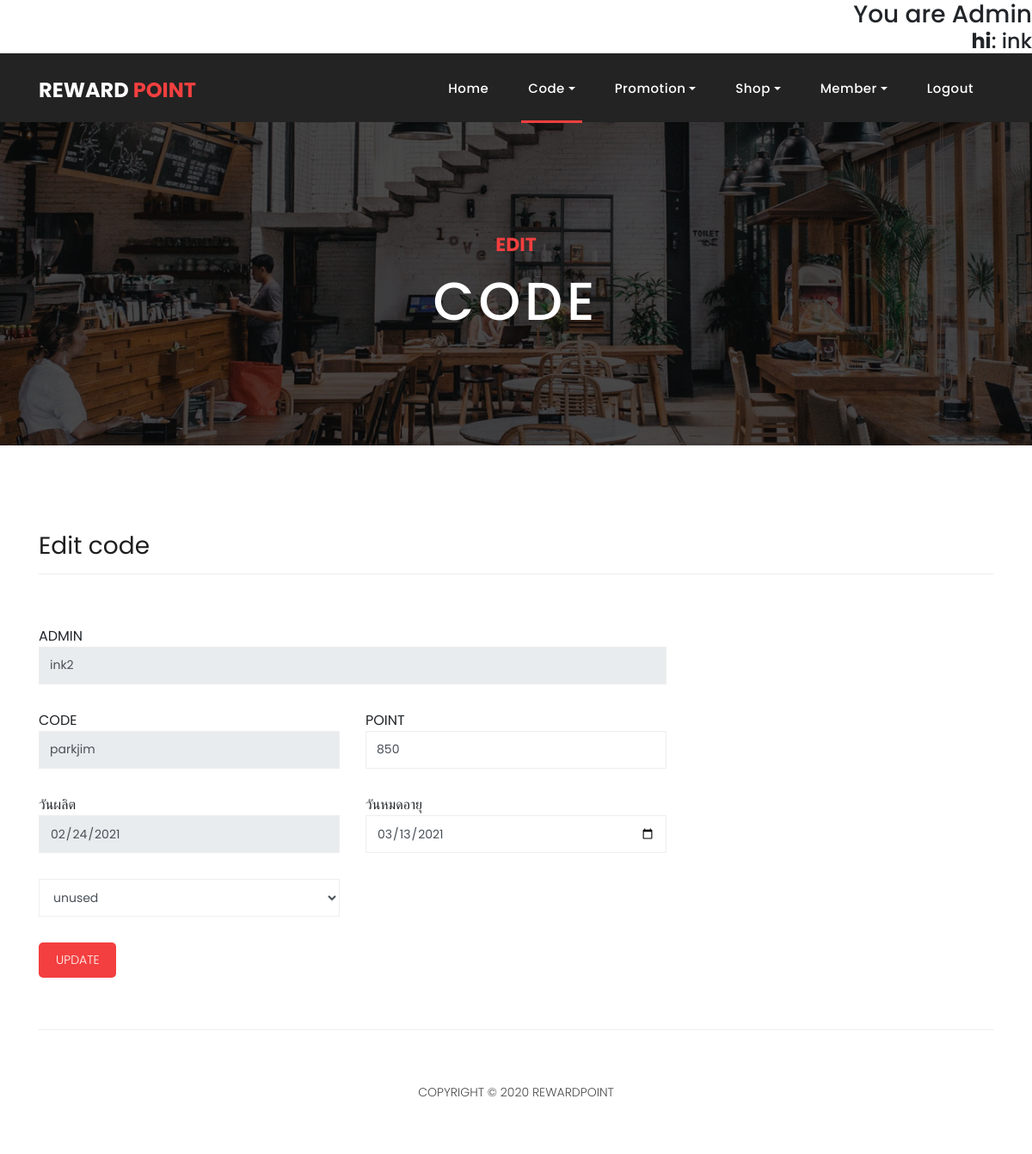
Page /main/admin_editcode.php?update_code=parkjim (signed in) on the committed database.
### tables this page shows
CREATE TABLE `point` (
  `code` varchar(10) NOT NULL,
  `adminname` varchar(50) NOT NULL,
  `point` int(10) NOT NULL,
  `mfd` date NOT NULL,
  `exp` date NOT NULL,
  `codestatus` varchar(50) NOT NULL
);

### main/admin_editcode.php (the view, shortened to what this page needs)
<?php
if (!$_SESSION["username"]) {
    Header("Location: ../login/login.php");
} else { ?>
<!DOCTYPE html>
<html lang="en">
  <head>
    <link href="vendor/bootstrap/css/bootstrap.min.css" rel="stylesheet">
    <link rel="stylesheet" href="assets/css/fontawesome.css">
    <link rel="stylesheet" href="assets/css/style.css">
    <link rel="stylesheet" href="assets/css/owl.css">
</head>
<body class = "frame" onload="showscroll()">
  <h3 align="right">You are Admin</h3>
  <?php echo "<h4 align = right>";
    echo "<strong>hi</strong>:";
    echo " ", $_SESSION["username"];
    echo "</h4>"; ?>
     <header class="">
      <nav class="navbar navbar-expand-lg">
        <div class="container">
          <a class="navbar-brand" href="admin_index.php"><h2>Reward <em>Point</em></h2></a>
          <div class="collapse navbar-collapse" id="navbarResponsive">
            <ul class="navbar-nav ml-auto">
                <li class="nav-item ">
                    <a class="nav-link" href="admin_index.php">Home
                    </a>
                </li>
                <li class="nav-item dropdown active">
                    <a class="nav-link dropdown-toggle" data-toggle="dropdown" href="#" role="button" aria-haspopup="true" aria-expanded="false">Code</a>
                </li>
                <li class="nav-item dropdown ">
                    <a class="nav-link dropdown-toggle" data-toggle="dropdown" href="#" role="button" aria-haspopup="true" aria-expanded="false">Promotion</a>
                </li>
                <li class="nav-item dropdown">
                  <a class="nav-link dropdown-toggle" data-toggle="dropdown" href="#" role="button" aria-haspopup="true" aria-expanded="false">Shop</a>
              </li>
              <li class="nav-item dropdown">
                <a class="nav-link dropdown-toggle" data-toggle="dropdown" href="#" role="button" aria-haspopup="true" aria-expanded="false">Member</a>
            </li>
            <li class="nav-item"><a class="nav-link" href="../login/login.php">Logout</a></li>
            </ul>
          </div>
        </div>
      </nav>
    </header>
    <div class="page-heading about-heading header-text" style="background-image: url(assets/images/heading-6-1920x500.jpg);">
      <div class="container">
        <div class="row">
          <div class="col-md-12">
            <div class="text-content">
              <h4>EDIT</h4>
              <h2>CODE</h2>
            </div>
          </div>
        </div>
      </div>
    </div>
    <div class="send-message">
      <div class="container">
        <div class="row">
          <div class="col-md-12">
            <div class="section-heading">
              <h2>Edit code</h2>
            </div>
          </div>
          <div class="col-md-8">
            <div class="contact-form">
            <form  action="admin_editcode.php" method="post">
                <div class="row">
                  <div class="col-sm-12">
                    <fieldset>
                    <?php include("../connect.php");
                    $sql_1 = "SELECT * FROM point WHERE code ='$_REQUEST[update_code]'";
                    @$query = mysqli_query($conn, $sql_1);
                    @$rs = mysqli_fetch_array($query);
                    ?>
                      ADMIN<input name="adminname" type="text" class="form-control"  value="<?php echo $rs['adminname']; ?>" readonly>
                    </fieldset>
                  </div>
                  <div class="col-sm-6">
                    <fieldset>
                      CODE<input name="code" type="text" class="form-control"  value="<?php echo $_REQUEST['update_code']; ?>" readonly>
                    </fieldset>
                  </div>
                  <div class="col-sm-6">
                    <fieldset>
                      POINT<input name="point" type="text" class="form-control"   value="<?php echo $rs['point']; ?>" required="">
                    </fieldset>
                  </div>
                  <div class="col-lg-6 col-md-6 col-sm-6">
                    <fieldset>
                      วันผลิต<input  name="mfd" type="date" class="form-control"  value="<?php echo $rs['mfd']; ?>" readonly>
                    </fieldset>
                  </div>
                  <div class="col-lg-6 col-md-6 col-sm-6">
                    <fieldset>
                      วันหมดอายุ<input name="exp" type="date" class="form-control"  value="<?php echo $rs['exp']; ?>" required="">
                    </fieldset>
                  </div>
                  <div class="col-sm-6">
                  <fieldset>
                      <select name = "codestatus" class="form-control">
                       <option value="unused">unused</option>
                      </select>
                    </fieldset>
                  </div>
                  <div class="col-lg-12">
                    <fieldset>
                      <button type="submit" name = "update" class="filled-button">UPDATE</button>
                    </fieldset>
                  </div>
                </div>
                </form>
            </div>
          </div>
          <div class="col-md-4">
          </div>
        </div>
      </div>
    </div>
    <footer>
      <div class="container">
        <div class="row">
          <div class="col-md-12">
            <div class="inner-content">
            <p>Copyright © 2020 REWARDPOINT</p>
            </div>
          </div>
        </div>
      </div>
    </footer>
  </body>
</html>
<?php } ?>

### main/assets/css/style.css (style rules this page uses)
body { font-family: 'Poppins', sans-serif; overflow-x: hidden; text-rendering: optimizeLegibility; -webkit-font-smoothing: antialiased; -moz-osx-font-smoothing: grayscale; }
p { margin-bottom: 0px; font-size: 14px; font-weight: 300; color: #4a4a4a; line-height: 24px; }
a { text-decoration: none!important; }
ul { padding: 0; margin: 0; list-style: none; }
h1,h2,h3,h4,h5,h6 { margin: 0px; }
.section-heading { text-align: left; margin-bottom: 60px; border-bottom: 1px solid #eee; }
.section-heading h2 { font-size: 28px; font-weight: 400; color: #1e1e1e; margin-bottom: 15px; }
.page-heading { padding: 210px 0px 130px 0px; text-align: center; background-position: center center; background-repeat: no-repeat; background-size: cover; }
.page-heading .text-content h4 { color: #f33f3f; font-size: 22px; text-transform: uppercase; font-weight: 700; margin-bottom: 15px; }
.page-heading .text-content h2 { color: #fff; font-size: 62px; text-transform: uppercase; letter-spacing: 5px; }
header { position: absolute; z-index: 99999; width: 100%; height: 80px; background-color: #232323; -webkit-transition: all 0.3s ease-in-out 0s; -moz-transition: all 0.3s ease-in-out 0s; -o-transition: all 0.3s ease-in-out 0s; transition: all 0.3s ease-in-out 0s; }
header .navbar { padding: 17px 0px; }
.navbar .navbar-brand { float: left; margin-top: -12px; outline: none; }
.navbar .navbar-brand h2 { color: #fff; text-transform: uppercase; font-size: 24px; font-weight: 700; -webkit-transition: all .3s ease 0s; -moz-transition: all .3s ease 0s; -o-transition: all .3s ease 0s; transition: all .3s ease 0s; }
.navbar .navbar-brand h2 em { font-style: normal; color: #f33f3f; }
#navbarResponsive { z-index: 999; }
.navbar-collapse { text-align: center; }
.navbar .navbar-nav .nav-item { margin: 0px 15px; }
.navbar .navbar-nav a.nav-link { text-transform: capitalize; font-size: 15px; font-weight: 500; letter-spacing: 0.5px; color: #fff; transition: all 0.5s; margin-top: 5px; }
.navbar .navbar-nav .nav-link:hover, .navbar .navbar-nav .active>.nav-link, .navbar .navbar-nav .nav-link.active, .navbar .navbar-nav .nav-link.show, .navbar .navbar-nav .show>.nav-link { color: #fff; padding-bottom: 25px; border-bottom: 3px solid #f33f3f; }
footer { text-align: center; }
footer .inner-content { border-top: 1px solid #eee; margin-top: 60px; padding: 60px 0px; }
footer .inner-content p { text-transform: uppercase; }
.page-heading { position:relative; }
.page-heading:before { content:''; position:absolute; top:0; left:0; bottom:0; right:0; background-color:rgba(0,0,0,.7); }
.page-heading .container { position:relative; z-index: 2; }
.send-message { margin-top: 100px; }
.contact-form select, .contact-form .form-control { font-size: 14px; width: 100%; height: 44px; display: inline-block; line-height: 42px; border: 1px solid #eee; border-radius: 0px; margin-bottom: 30px; }
.contact-form button.filled-button { background-color: #f33f3f; color: #fff; font-size: 14px; text-transform: capitalize; font-weight: 300; padding: 10px 20px; border-radius: 5px; display: inline-block; transition: all 0.3s; border: none; outline: none; cursor: pointer; }

### rows in the picture
point: adminname "ink2", point "850", mfd "02/24/2021", exp "03/13/2021"

### other values in the picture
$_SESSION["username"] "ink"
